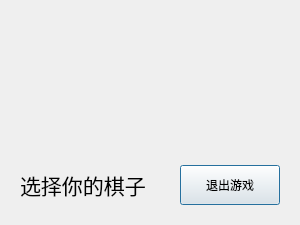
<?xml version="1.0" encoding="UTF-8"?>
<ui version="4.0">
 <class>ChooseDialog</class>
 <widget class="QDialog" name="ChooseDialog">
  <property name="geometry">
   <rect>
    <x>0</x>
    <y>0</y>
    <width>300</width>
    <height>225</height>
   </rect>
  </property>
  <property name="windowTitle">
   <string>Dialog</string>
  </property>
  <widget class="QPushButton" name="exitButton">
   <property name="geometry">
    <rect>
     <x>180</x>
     <y>165</y>
     <width>100</width>
     <height>40</height>
    </rect>
   </property>
   <property name="text">
    <string>退出游戏</string>
   </property>
  </widget>
  <widget class="QLabel" name="label">
   <property name="geometry">
    <rect>
     <x>20</x>
     <y>165</y>
     <width>140</width>
     <height>40</height>
    </rect>
   </property>
   <property name="font">
    <font>
     <pointsize>16</pointsize>
    </font>
   </property>
   <property name="text">
    <string>选择你的棋子</string>
   </property>
  </widget>
  <widget class="QFrame" name="">
   <property name="geometry">
    <rect>
     <x>0</x>
     <y>0</y>
     <width>300</width>
     <height>150</height>
    </rect>
   </property>
   <layout class="QHBoxLayout" name="horizontalLayout">
    <property name="spacing">
     <number>0</number>
    </property>
    <property name="leftMargin">
     <number>0</number>
    </property>
    <property name="topMargin">
     <number>0</number>
    </property>
    <property name="rightMargin">
     <number>0</number>
    </property>
    <property name="bottomMargin">
     <number>0</number>
    </property>
    <item>
     <widget class="QPushButton" name="O">
      <property name="sizePolicy">
       <sizepolicy hsizetype="Expanding" vsizetype="Expanding">
        <horstretch>0</horstretch>
        <verstretch>0</verstretch>
       </sizepolicy>
      </property>
      <property name="text">
       <string/>
      </property>
      <property name="flat">
       <bool>true</bool>
      </property>
     </widget>
    </item>
    <item>
     <widget class="QPushButton" name="X">
      <property name="sizePolicy">
       <sizepolicy hsizetype="Expanding" vsizetype="Expanding">
        <horstretch>0</horstretch>
        <verstretch>0</verstretch>
       </sizepolicy>
      </property>
      <property name="text">
       <string/>
      </property>
      <property name="flat">
       <bool>true</bool>
      </property>
     </widget>
    </item>
   </layout>
  </widget>
 </widget>
 <resources/>
 <connections/>
</ui>
